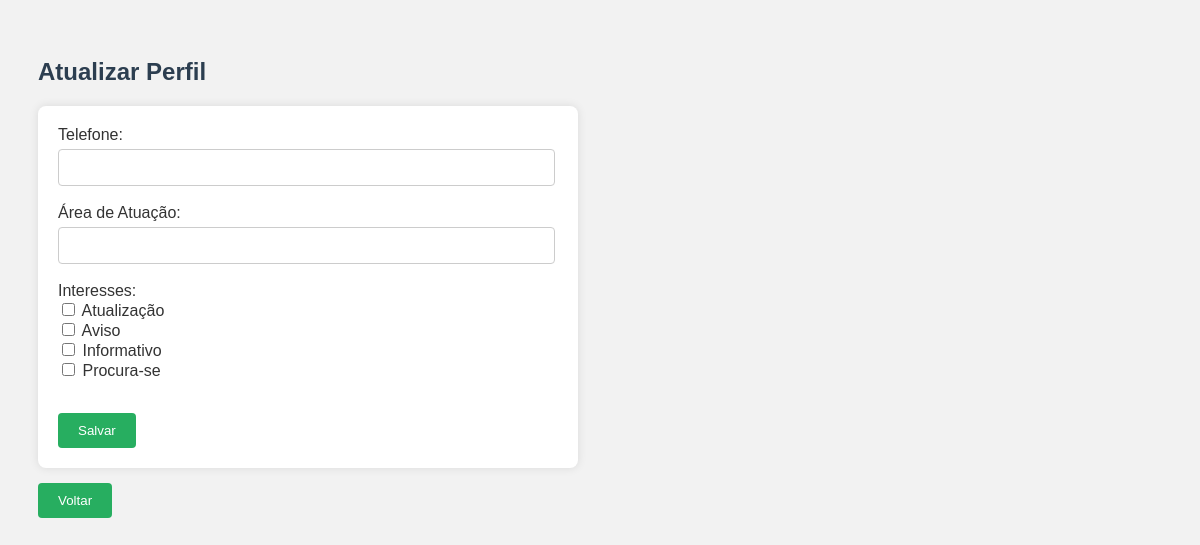
Screenshot of /mensagem/vincular_perfil.php (signed in) with the database file from the repository.
### tables this page shows
CREATE TABLE `tags` (
  `id` int(11) NOT NULL,
  `nome` varchar(50) NOT NULL
);

### mensagem/vincular_perfil.php (the view, shortened to what this page needs)
<?php
include 'db.php';
$tags_result = $conn->query("SELECT * FROM tags");
?>
<!DOCTYPE html>
<html>
<head>
    <link rel="stylesheet" href="style.css">
</head>
<body>
    <h2>Atualizar Perfil</h2>
    <form method="POST">
        <label>Telefone:</label><br>
        <input type="text" name="telefone" required><br><br>
        <label>Área de Atuação:</label><br>
        <input type="text" name="area_atuacao" required><br><br>
        <label>Interesses:</label><br>
        <?php while ($tag = $tags_result->fetch_assoc()): ?>
            <input type="checkbox" name="interesses[]" value="<?= $tag['id'] ?>"> <?= $tag['nome'] ?><br>
        <?php endwhile; ?>
        <br>
        <button type="submit">Salvar</button>
    </form>
    <a href="index.php">
        <button>Voltar</button>
    </a>
</body>
</html>

### mensagem/style.css (style rules this page uses)
body { font-family: Arial, sans-serif; background-color: #f2f2f2; padding: 30px; color: #333; }
h1, h2 { color: #2c3e50; }
a { color: #2980b9; text-decoration: none; margin-right: 10px; }
form { background-color: white; padding: 20px; border-radius: 8px; max-width: 500px; box-shadow: 0 0 10px rgba(0, 0, 0, 0.1); }
input[type="text"], textarea { width: 95%; padding: 10px; margin-top: 5px; border-radius: 4px; border: 1px solid #ccc; }
button { padding: 10px 20px; margin-top: 15px; background-color: #27ae60; color: white; border: none; border-radius: 4px; cursor: pointer; }

### rows the page displays
tags: nome "Atualização"
tags: nome "Aviso"
tags: nome "Informativo"
tags: nome "Procura-se"
